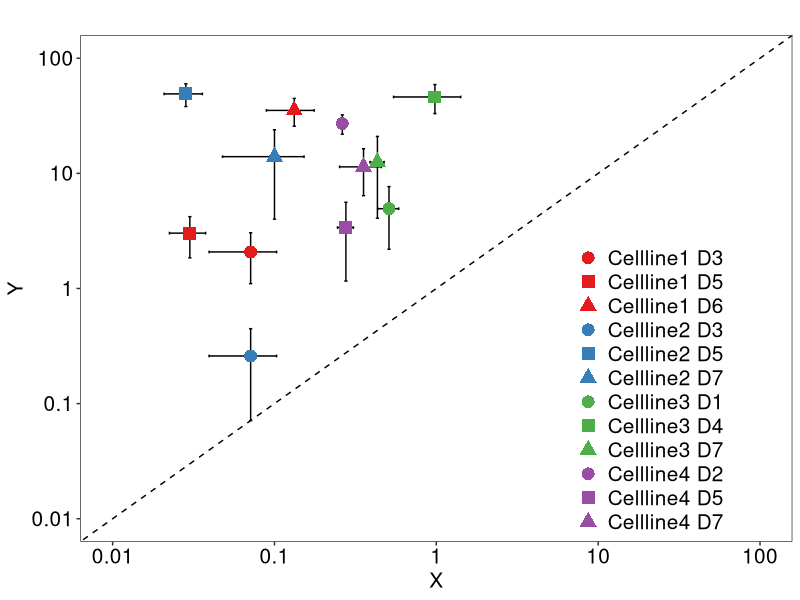
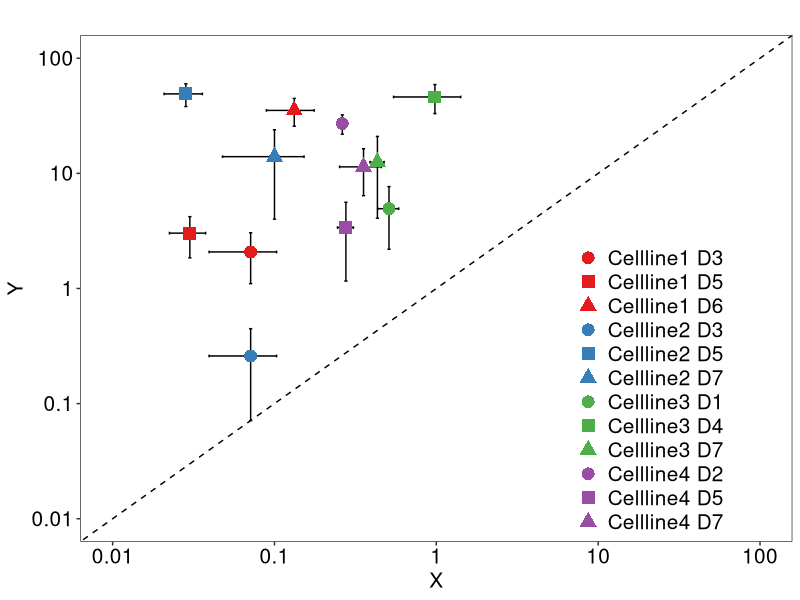
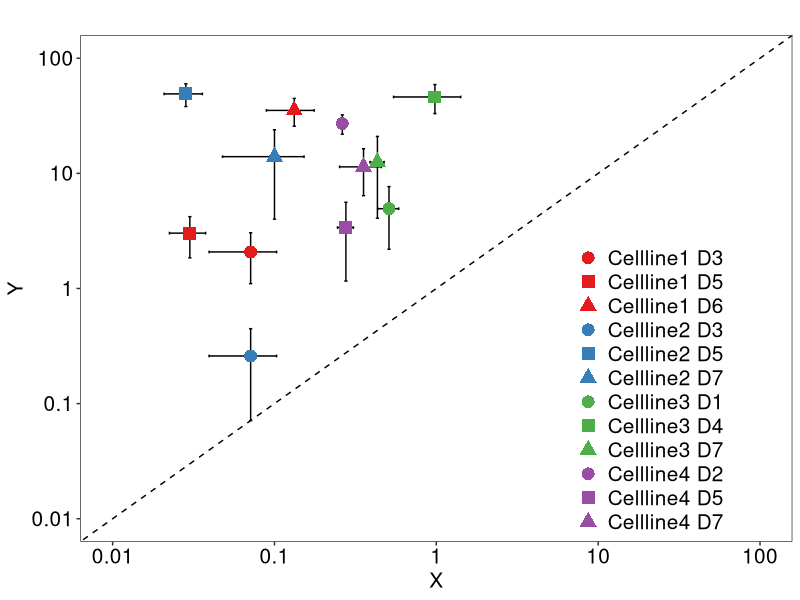

The R script that drew these images, in order:
library(ggplot2)
library(plyr)
library(RColorBrewer)
library(ggrepel)
library(scales)


setwd("D:/study/R/R_PLOT_demo/R_PLOT_demo/4_geom_point/4_1")
mydata <- read.csv("4_1_input.csv",header = T)

# error bar calculate
errorbar_df_raw <- aggregate(mydata[,1:2], 
                             list(mydata$sample,mydata$group, mydata$day), 
                             function(x) c(mean = mean(x), sd = sd(x), sem = sd(x)/sqrt(length(x))))
errorbar_df <- data.frame(errorbar_df_raw[,1:3],
                          errorbar_df_raw$X,
                          errorbar_df_raw$Y)
colnames(errorbar_df) <- c("ID","sample","day",
                           "X_mean","X_sd","X_SEM",
                           "Y_mean","Y_sd","Y_SEM")

X_error = "X_sd"
Y_error = "Y_sd"

# PLOT
pdata <- errorbar_df

# set color and shape
mycolors = rep(brewer.pal(4,"Set1"),each=3)
myshape = rep(c(16,15,17),4)

# ggplot
ggplot() + 
  geom_errorbar(data = pdata, 
                aes(ymin=Y_mean-get(Y_error), ymax=Y_mean+get(Y_error), 
                    x=X_mean), 
                position=position_dodge(.5)) + 
  geom_errorbar(data = pdata,
                aes(xmin = X_mean-get(X_error),xmax = X_mean+get(X_error),
                    y = Y_mean),
                position=position_dodge(.5)) +
  geom_point(data = pdata, aes(X_mean, Y_mean,color = ID, shape=ID),
             size = 4) +
  scale_color_manual(values = mycolors) +
  scale_shape_manual(values = myshape) +
  geom_abline(intercept = 0, slope = 1,linetype="dashed") +
  scale_y_continuous(trans = log10_trans(),
                     #breaks = trans_breaks("log10", function(x) 10^x),
                     #labels = trans_format("log10", math_format(10^.x)),
                     limits = c(0.01,100),
                     breaks = c(0.01, 0.1, 1, 10,100),
                     labels= c(0.01, 0.1, 1, 10,100)) +
  scale_x_continuous(trans = log10_trans(),
                     #breaks = trans_breaks("log10", function(x) 10^x),
                     #labels = trans_format("log10", math_format(10^.x)),
                     limits = c(0.01,100),
                     breaks = c(0.01, 0.1, 1, 10,100),
                     labels= c(0.01, 0.1, 1, 10,100)) +
  #geom_text_repel(data = errorbar_df,aes(label = ID, x=X_mean, y=Y_mean)) +
  theme_bw() +
  theme(panel.grid = element_blank(),
        legend.position = c(0.8,0.3),
        legend.title = element_blank(),
        axis.text=element_text(size=15, colour = "black"),
        axis.title=element_text(size=15),
        plot.title = element_text(size=15,hjust = 0.5),
        legend.text = element_text(size=15))  +
  labs(x = "X", y = "Y",title = "")
  
ggsave(filename = "4_1_scatter_SD.pdf",height = 8,width = 8)
ggsave("4_1_scatter_SD.png",device = "png",height = 8,width = 8)

